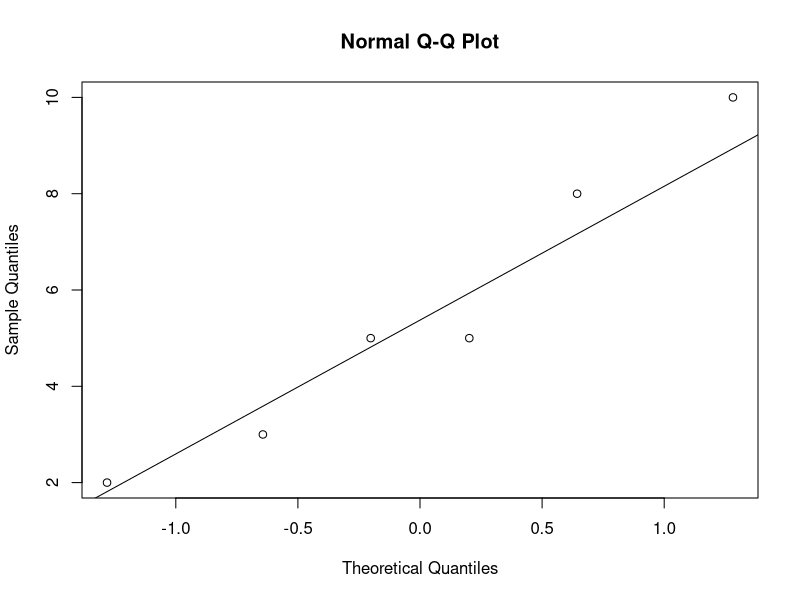
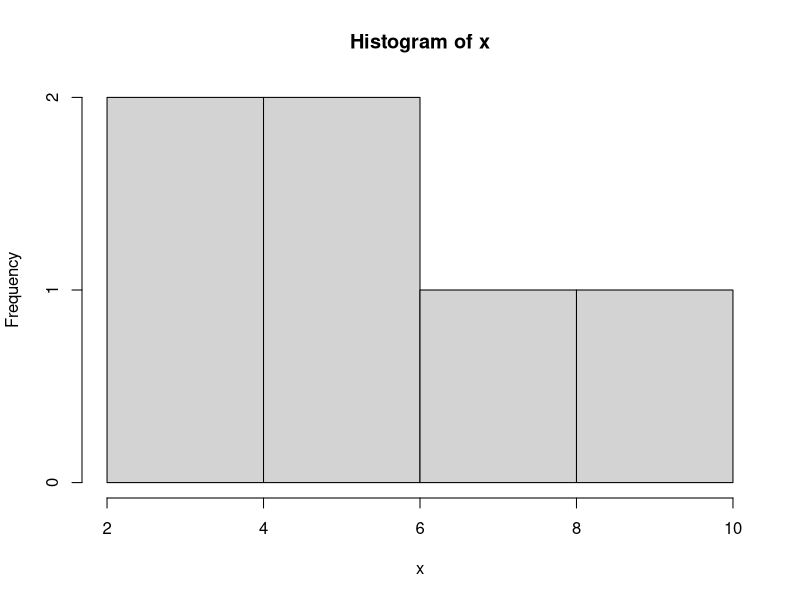
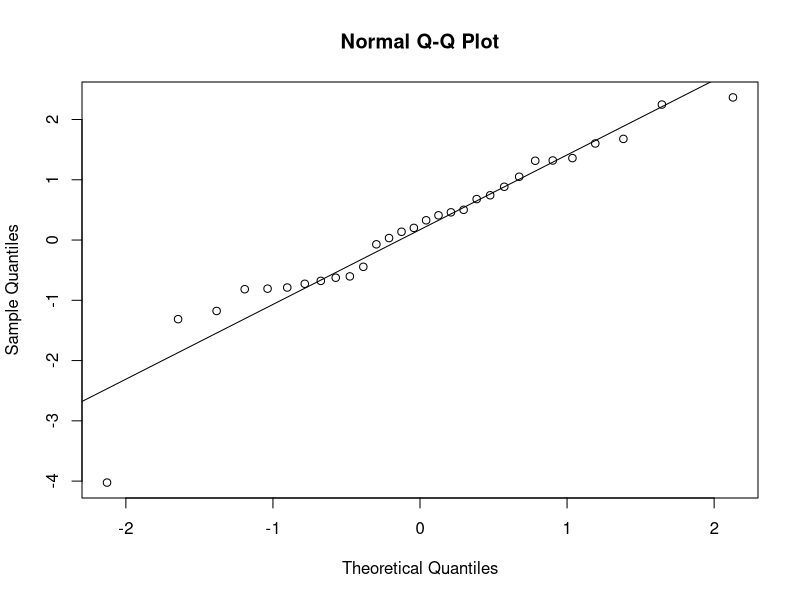
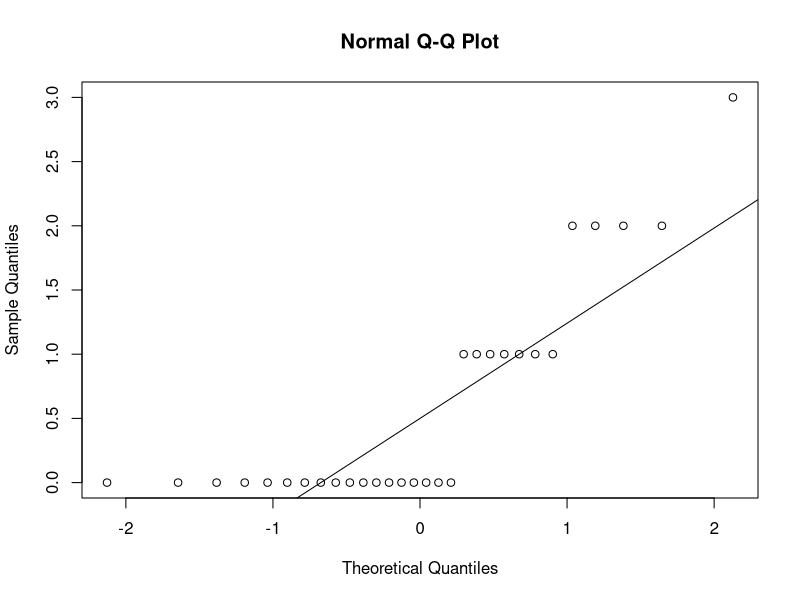
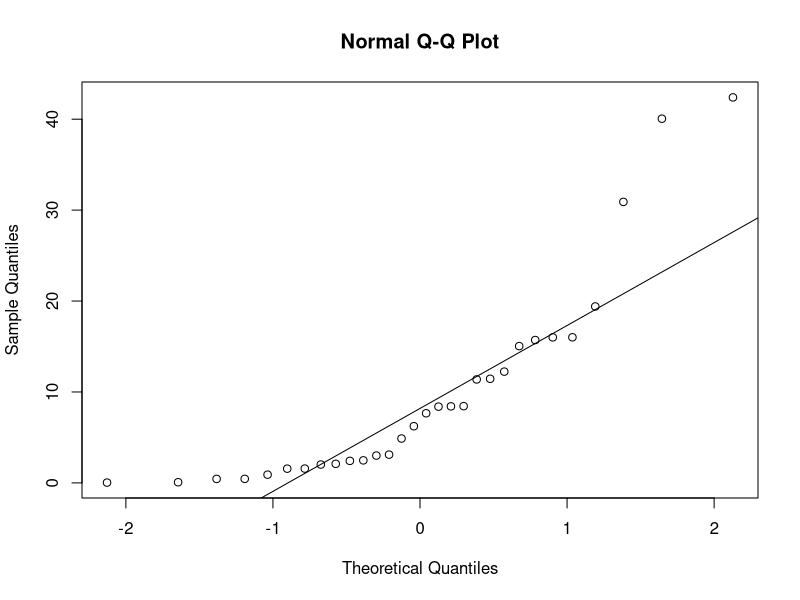

These charts were generated, in order, by the following R code:
# Normal Probability Plot

x <- c(2,3,5,5,8,10)
qqnorm(x)
qqline(x)
hist(x)

x <- rnorm(30)
qqnorm(x)
qqline(x)

y <- rbinom(30,10,0.05)
qqnorm(y)
qqline(y)

xx <- rexp(30,0.1)
qqnorm(xx)
qqline(xx)

pnorm(12,10,2)-pnorm(8,10,2)
pnorm(30,25,5)-pnorm(20,25,5)

pnorm(14,10,2)-pnorm(6,10,2)
pnorm(35,25,5)-pnorm(15,25,5)

pnorm(3)-pnorm(-3)

# Area to the right of Z = -0.85
pnorm(-0.85,lower.tail=FALSE)


# Area between -0.4 and 0.75
pnorm(0.75)-pnorm(-0.4)

# Outside -0.96 and 1.62
pnorm(-0.96)
pnorm(1.62,lower.tail=FALSE)
pnorm(-0.96)+pnorm(1.62,lower.tail=FALSE)

# Find the value of c

# + Pr(Z >= c) = 0.42
qnorm(0.42,lower.tail=FALSE)


# + Pr(Z < c) = 0.32
qnorm(0.32)
# check
pnorm(-0.4676988)

# + Pr(|Z| >= c) = 0.345
qnorm(0.345/2,lower.tail=FALSE)
qnorm(0.345/2)

# + Pr(-c < Z < c) = 0.476
1-0.476
qnorm(0.524/2,lower.tail=FALSE)
# check
pnorm(0.6371917)-pnorm(-0.6371917)
